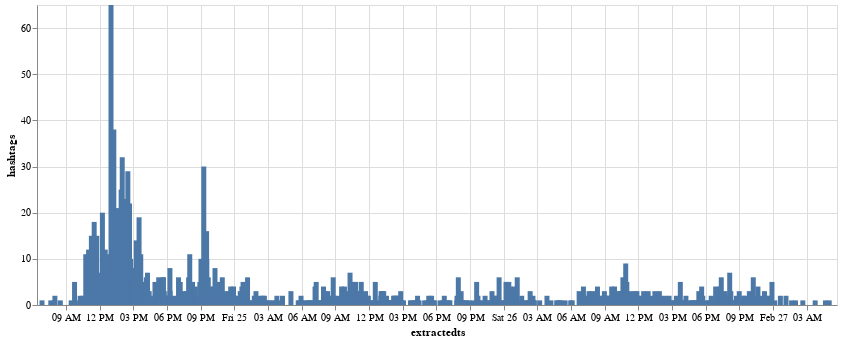

The code cell stored with this chart in its notebook:
### Markdown cell above
### Visualisation du nb de hashtags produits en fonction du mot

### Code cell
keyword = "guerre"
df_tweet_keyword = df_time.resample('T')['hashtags'].apply(lambda s: s.str.contains(keyword).sum()).to_frame().reset_index()
alt.Chart(df_tweet_keyword).mark_bar().encode(x = 'extractedts', y = "hashtags").properties(width = 800)

### Figure 1 — Vega-Lite specification as saved in the notebook (floating-point values rounded to 4 significant figures; data arrays with more than 128 entries replaced by an {"elided": "..."} marker saying what was removed)
{"config": {"view": {"continuousWidth": 400, "continuousHeight": 300}}, "data": {"name": "data-0ec3a48625e6a4e6ba6878347ec6ca5b"}, "mark": "bar", "encoding": {"x": {"field": "extractedts", "type": "temporal"}, "y": {"field": "hashtags", "type": "quantitative"}}, "width": 800, "$schema": "https://vega.github.io/schema/vega-lite/v4.17.0.json", "datasets": {"data-0ec3a48625e6a4e6ba6878347ec6ca5b": {"elided": "4225 records"}}}
